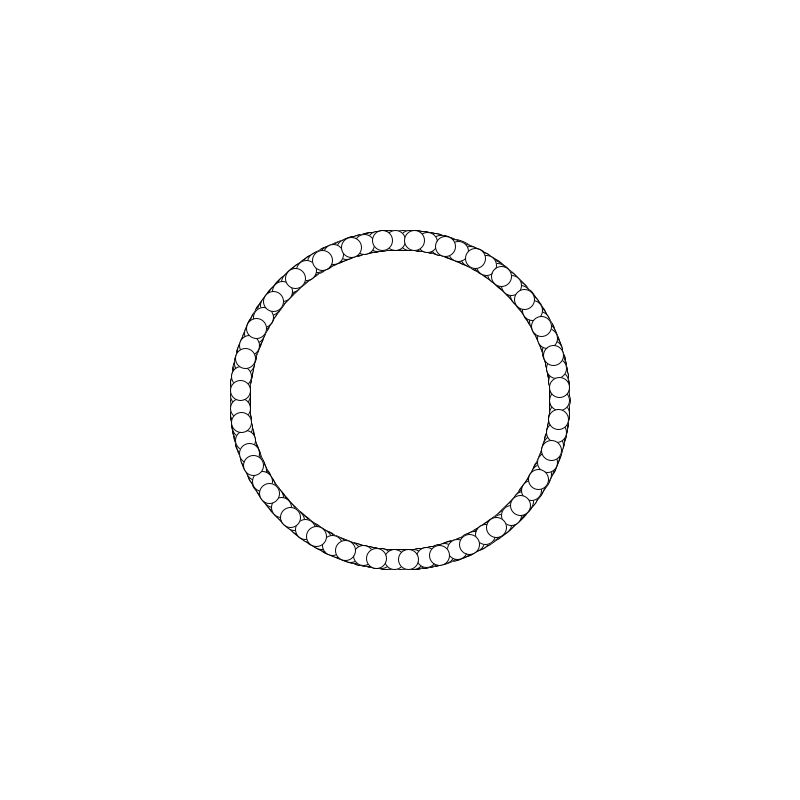
Frame 1 (no input)
Frame 60 (the mouse pressed at the canvas centre just before this capture): identical to frame 1, image omitted
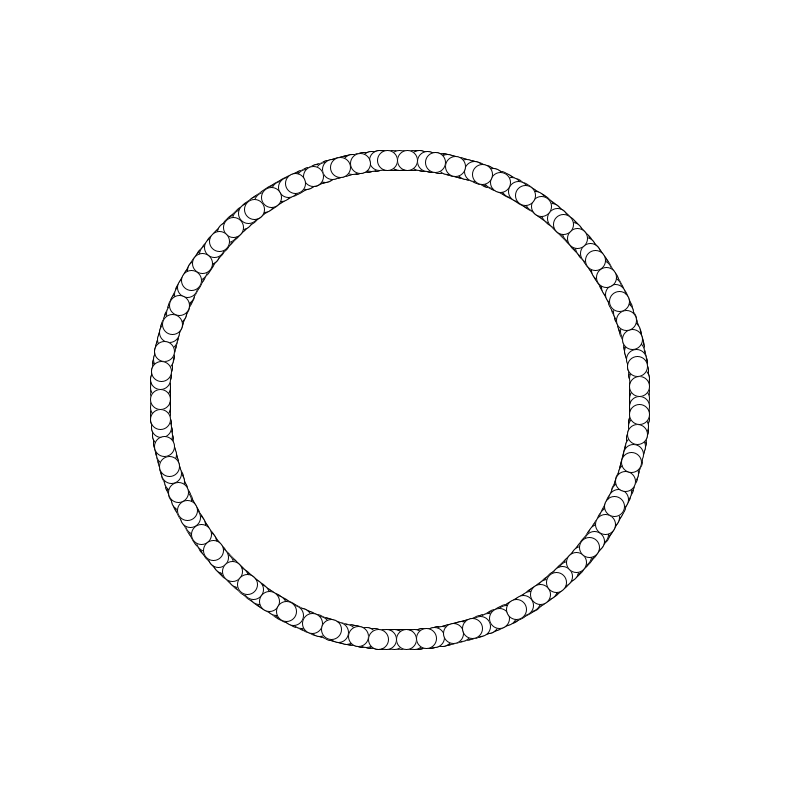
Frame 120 (the mouse held since frame 60 and released just before this capture)

The Processing sketch that drew these frames (run headless with seeded random() and noise(); from frame 60 on, the mouse is pressed at the canvas centre):

// Processing sketch: Wobbly_circle
// ── Wobbly_circle.pde
float amp = 160;
float freq = 0.2;


void setup(){
  size(800,800);
  background(255);
  
  
}


void draw(){
 background(255);
 for (float i=0; i<width; i++){
    ellipse(width/2 + cos(i*freq) * (amp-mouseY), height/2 + sin(i*freq) * (amp-mouseX), 20, 20);
 }
  
  
  
}
